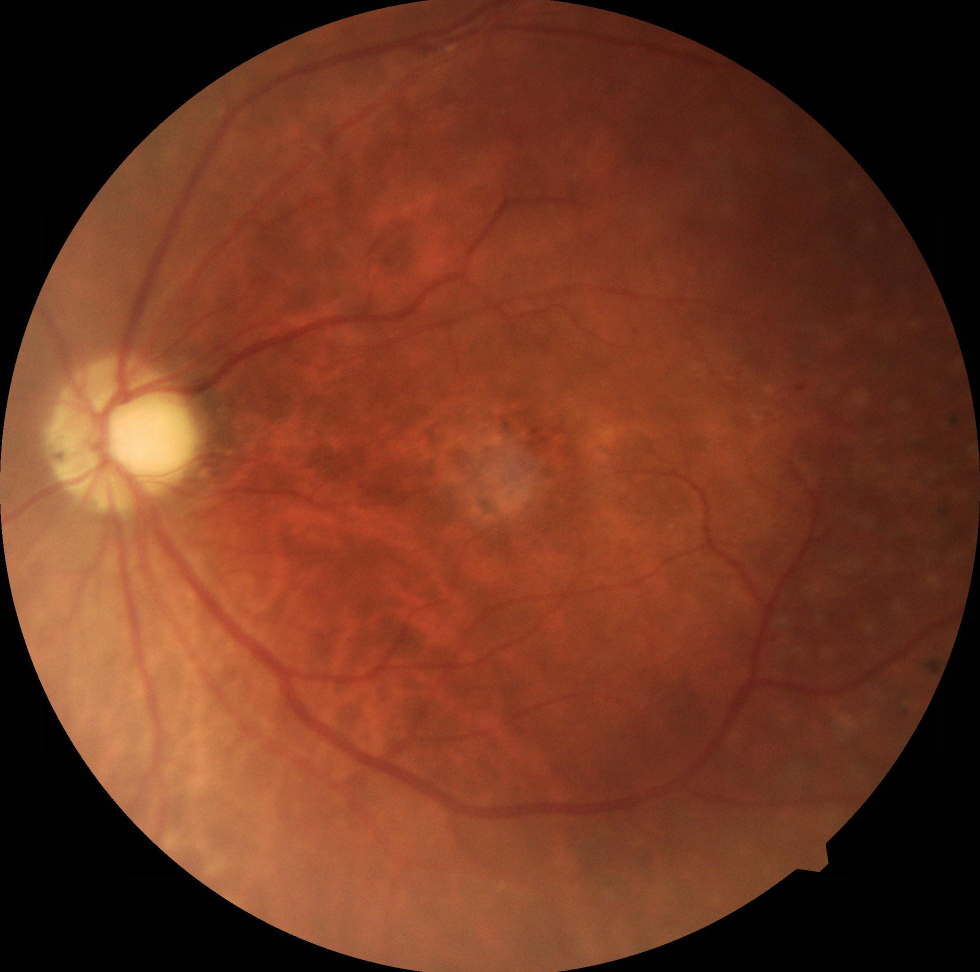
#> input picture assets/example_fundus.jpg, 1960 x 1944 px (shown at 1/2 size)
$ python -i 51_quality_postmask.py   (imports and definitions only)   (older library calls are emulated)
#> lines starting #> are read from the running program, lines starting #| are printed output that depends on the picture; after the words box and inside, x2 and y2 are one past the last pixel; in counts of white or black regions, pixels touching at a corner belong together
# -*- coding: utf-8 -*-
"""
51_quality_postmask.py — recompute the no-reference image-quality score on the
overlay-masked images, and measure how much the masking moved it.

WHY: script 17 builds the quality score from the WHOLE image. Its foreground mask is a
plain `gray > 12` threshold, so the burned-in overlay text counted as retina, and the
sharpness term is the Laplacian variance of the whole frame, which text edges inflate.
Masking therefore changes the score of the 358 images that carried an overlay, and
because the composite score is a percentile rank across the cohort, the Low/Medium/High
tier boundaries move for every image. Figure 10b-d currently mixes pre-mask quality
scores with post-mask model predictions.

The metric definition is copied from 17_quality_aware.py unchanged, so the only thing
that differs between the two runs is the pixels.

USAGE   python scripts/51_quality_postmask.py            # report only
        python scripts/51_quality_postmask.py --write    # also replace results/image_quality.csv
OUTPUT  results/image_quality.csv          (backup: results/image_quality_preMask.csv)
        results/quality_postmask_diff.json
"""
import os, sys, json, argparse, shutil
import numpy as np, pandas as pd, cv2
from PIL import Image
from sklearn.metrics import roc_auc_score

ROOT = os.path.dirname(os.path.dirname(os.path.abspath(__file__)))
DATA = os.path.join(ROOT, "data_anon"); R = os.path.join(ROOT, "results")
# [1 line not run here, left out]

MASKED = os.path.join(DATA, "images")                  # active set, overlays removed
ORIG   = os.path.join(DATA, "images_with_overlays")    # originals, kept read-only


def quality(path):
    """Verbatim from 17_quality_aware.py — do not 'improve' it, the point is comparability."""
#> called with path = '../../assets/example_fundus.jpg'
    try: pil = Image.open(path).convert("RGB")
#> pil is the input picture: PIL image 1960x1944 RGB; mean R, G, B 110.8, 54.3, 32.9
    except Exception: return None
    img = cv2.cvtColor(np.array(pil), cv2.COLOR_RGB2BGR); img = cv2.resize(img, (512, 512))
#> after `img = cv2.resize(img, (512, 512))`:
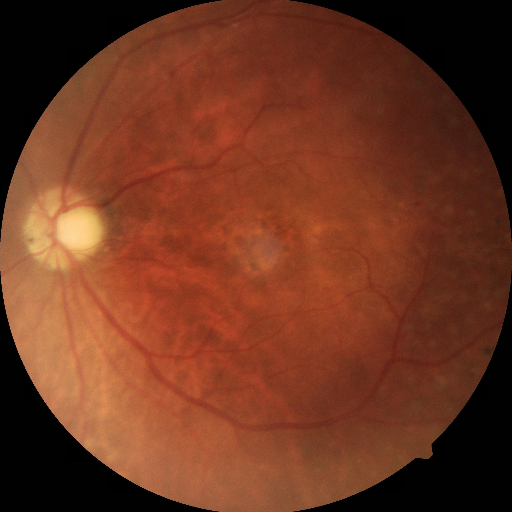
#> img: shape (512, 512, 3); mean B, G, R 32.8, 54.3, 110.7
    gray = cv2.cvtColor(img, cv2.COLOR_BGR2GRAY)
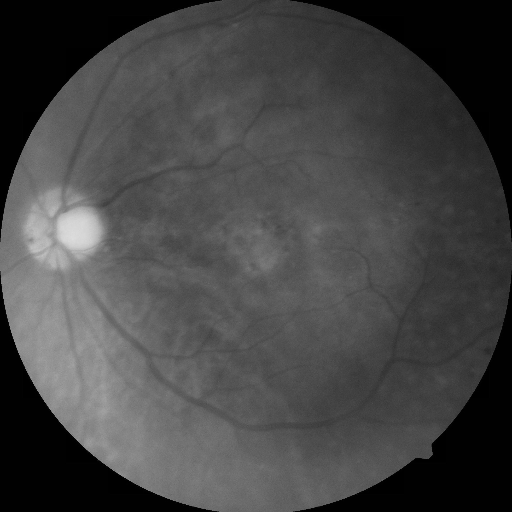
#> gray: shape (512, 512); min 0, max 221, mean 68.7
    _, m = cv2.threshold(gray, 12, 255, cv2.THRESH_BINARY); mask = m > 0
#> after `_, m = cv2.threshold(gray, 12, 255, cv2.THRESH_BINARY)`:
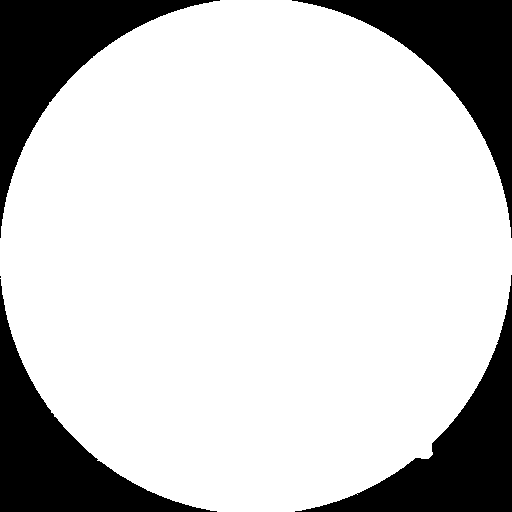
#> m: shape (512, 512); 79.3% white; 5 black regions (1 under 20 px), largest, box (x1, y1, x2, y2) and area: (292, 0, 512, 238) 13699, (0, 0, 220, 238) 13675, (0, 279, 217, 512) 13553, (295, 275, 512, 512) 13457
    if mask.sum() < 1000:
        return dict(sharpness=0, contrast=0, brightness=0, fov_ratio=0, illum_unif=0)
    sharp = cv2.Laplacian(gray, cv2.CV_64F).var()
#> sharp = 206.9
    contrast = gray[mask].std()
#> contrast = 28.56
    bright = gray[mask].mean()
#> bright = 86.41
    fov = mask.sum() / mask.size
#> fov = 0.793
    blur = cv2.GaussianBlur(gray, (0, 0), 30).astype(float)
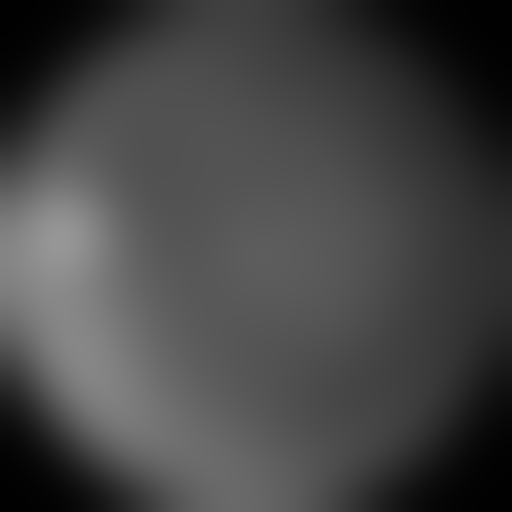
#> blur: shape (512, 512) float64; min 1, max 150, mean 68.8
    illum = 1.0 / (1.0 + blur[mask].std() / 50.0)
#> illum = 0.667
    return dict(sharpness=sharp, contrast=contrast, brightness=bright,
                fov_ratio=fov, illum_unif=illum)


# [88 lines left out: functions score_dir, main, not called in this run]


# [4 lines not run here, left out]

>>> result = quality('../../assets/example_fundus.jpg')
#> result = {'sharpness': 206.9, 'contrast': 28.56, 'brightness': 86.41, 'fov_ratio': 0.793, 'illum_unif': 0.667}
